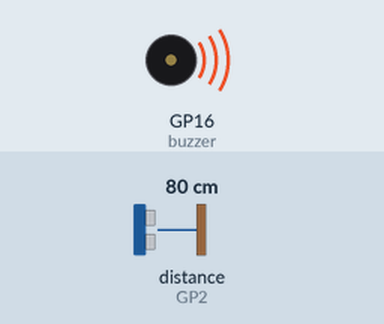
Simulated run of this program. Board: Raspberry Pi Pico running MicroPython. Parts: buzzer (waves = sounding, pin HIGH). The inputs (shaded band) are chosen by the test bench; at power-on: distance to the obstacle (sensor on GP2) 80 cm. The echo pulse lasts 58.3 µs per cm; pins used as bus, display or sensor lines are not drawn; what the program prints to the serial console is not drawn.

Above: at 2.2 s.
2.3 s: distance to the obstacle (sensor on GP2) set to 21 cm
4.3 s: distance to the obstacle (sensor on GP2) set to 18 cm
At 5.5 s:
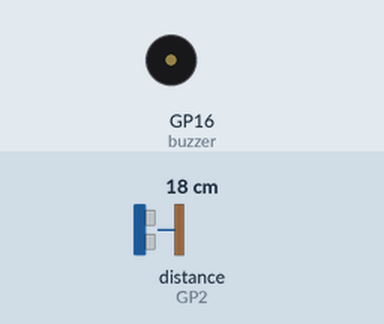
5.8 s: distance to the obstacle (sensor on GP2) set to 35 cm
At 7.0 s:
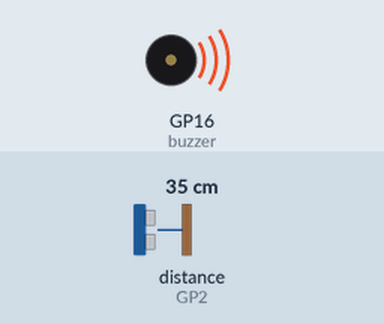
7.3 s: distance to the obstacle (sensor on GP2) set to 2 cm
At 7.8 s:
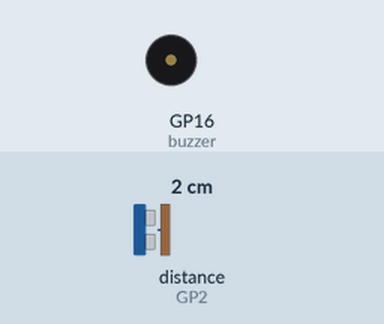
Timing chart, 0 to 9.8 s (numbered marks = the images above; inputs shaded):
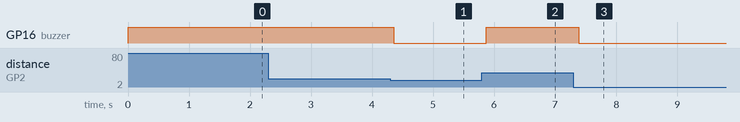

Measured:
- the behaviour switches between 20 and 19 cm on distance to the obstacle (sensor on GP2) (found by bisection; images 0 and 1)
- after the input at 2.3 s, every drawn part: stays the same
- after the input at 4.3 s, GP16 (buzzer): HIGH → LOW after 0.05 s
- after the input at 5.8 s, GP16 (buzzer): LOW → HIGH after 0.07 s
- after the input at 7.3 s, GP16 (buzzer): HIGH → LOW after 0.09 s

The program:

main.py
```python
from machine import Pin, time_pulse_us
import utime

# === Pin Setup ===
TRIG = Pin(3, Pin.OUT)
ECHO = Pin(2, Pin.IN)

# Active Buzzer Control Pin
# Connect the I/O pin of the buzzer module to GP16 (Pin 21)
# Connect VCC of buzzer module to 3V3 (Pin 36) or VBUS (Pin 40) - ensure your module is 3.3V or 5V tolerant respectively
# Connect GND of buzzer module to any GND pin on the Pico
buzzer = Pin(16, Pin.OUT)

# === Buzzer Control ===
# IMPORTANT: This assumes an "Active-Low" buzzer module (most common 3-pin type)
#   - Setting the I/O pin LOW (0V) turns the buzzer ON.
#   - Setting the I/O pin HIGH (3.3V) turns the buzzer OFF.
def buzzer_on():
    buzzer.low()  # Apply 0V to the I/O pin to turn the buzzer ON
    print("Buzzer: ON (GPIO 16 set to LOW/0V)")

def buzzer_off():
    buzzer.high() # Apply 3.3V to the I/O pin to turn the buzzer OFF
    print("Buzzer: OFF (GPIO 16 set to HIGH/3.3V)")

# === Distance Measurement ===
def get_distance():
    TRIG.low()
    utime.sleep_us(2)
    TRIG.high()
    utime.sleep_us(10)
    TRIG.low()

    try:
        pulse_time = time_pulse_us(ECHO, 1, 30000) # Timeout 30ms (enough for ~5 meters)

        if pulse_time < 0: # time_pulse_us returns negative on timeout or no pulse
            return None # Indicate no valid reading

        distance = (pulse_time / 2) / 29.1  # Calculate distance in cm (speed of sound in air)
        return distance
    except Exception as e:
        print(f"Error in get_distance: {e}")
        return None

# === Main Logic ===
def main():
    car_present = False # Flag to track if a car is currently detected in a zone
    start_time = 0      # To record when the car entered the zone

    # Ensure the buzzer is off right when the program starts
    buzzer_off()
    print("System starting. Buzzer initialized to OFF.")
    utime.sleep(1) # Small delay to ensure state is set

    while True:
        distance = get_distance()

        if distance is None:
            print("No Echo / Out of Range. Ensuring Buzzer OFF.")
            buzzer_off() # If no reading, ensure buzzer is off
            utime.sleep(0.5) # Short pause before next attempt
            continue

        print(f"Current Distance: {distance:.1f} cm")

        # Logic based on distance
        if distance > 50:
            # Clear zone: No car present or car has left
            if car_present: # If a car was previously detected, it has now left
                car_present = False
                end_time = utime.ticks_ms()
                parked_duration = (end_time - start_time) / 1000
                print(f"🚗 Car left. Was present for {parked_duration:.1f} seconds.")
            buzzer_off() # Buzzer must be OFF in the clear zone
            print("Status: Clear (Buzzer OFF)")

        elif 20 < distance <= 50:
            # Approaching zone: Car is detected, but not too close
            if not car_present: # If car was not previously detected, it's now entering
                car_present = True
                start_time = utime.ticks_ms() # Record entry time
            buzzer_off() # Buzzer must be OFF in the approaching zone
            print("Status: Approaching (Buzzer OFF)")

        else: # distance <= 20
            # Danger zone: Car is too close
            if not car_present: # If car was not previously detected, it's now entering
                car_present = True
                start_time = utime.ticks_ms() # Record entry time
            buzzer_on() # Buzzer must be ON in the danger zone
            print("Status: TOO CLOSE! 🛑 (Buzzer ON)")

        utime.sleep(0.3) # Short delay between loop iterations for stable readings and response

# === Run the Program ===
if __name__ == "__main__":
    main()
```
